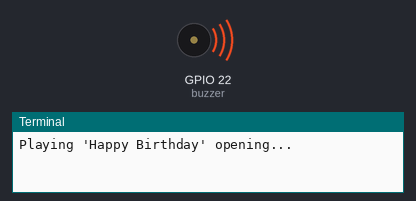
A program run on a simulated Raspberry Pi (BCM pin numbers). Parts: buzzer (waves = sounding), the last lines printed to the terminal. At 6.8 s the program stops and its outputs stay as they are.

Above: at 0.7 s.
At 6.8 s:
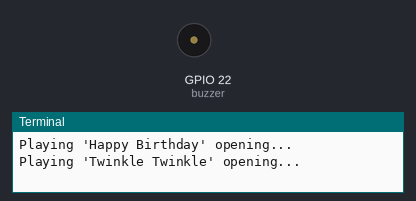
Timing chart, 0 to 8.3 s (numbered marks = the images above):
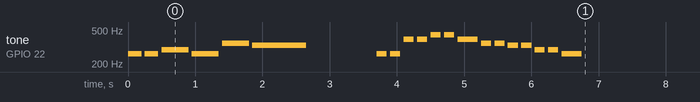

Measured:
- by itself, tone on GPIO 22 (buzzer): plays 262 Hz for 0.20 s, 262 Hz for 0.20 s, 294 Hz for 0.40 s, 262 Hz for 0.40 s, 349 Hz for 0.40 s, 330 Hz for 0.80 s … (20 notes in this stretch)

The program:

melody_template.py
```python
#!/usr/bin/env python3
"""
Template: Play Any Melody
A reusable template for creating and playing songs with passive buzzer
"""

from gpiozero import PWMOutputDevice
from time import sleep

# Create buzzer
buzzer = PWMOutputDevice(22)

def play_tone(frequency, duration):
    """Play a specific frequency for a duration"""
    if frequency > 0:
        buzzer.frequency = frequency
        buzzer.value = 0.5  # 50% duty cycle
        sleep(duration)
        buzzer.off()
    else:
        sleep(duration)  # Rest

def create_song(song_notes, tempo=0.4):
    """
    Play a song from note names
    song_notes: list of (note_name, duration) tuples
    """
    note_freq = {
        'C4': 262, 'D4': 294, 'E4': 330, 'F4': 349,
        'G4': 392, 'A4': 440, 'B4': 494, 'C5': 523,
        'REST': 0
    }

    for note, duration in song_notes:
        if note in note_freq:
            play_tone(note_freq[note], duration * tempo)
            sleep(0.05)

# Example: "Happy Birthday" opening
print("Playing 'Happy Birthday' opening...")
birthday = [
    ('C4', 0.5), ('C4', 0.5), ('D4', 1), ('C4', 1),
    ('F4', 1), ('E4', 2)
]
create_song(birthday)

sleep(1)

# Example: "Twinkle Twinkle Little Star" opening
print("Playing 'Twinkle Twinkle' opening...")
twinkle = [
    ('C4', 0.5), ('C4', 0.5), ('G4', 0.5), ('G4', 0.5),
    ('A4', 0.5), ('A4', 0.5), ('G4', 1),
    ('F4', 0.5), ('F4', 0.5), ('E4', 0.5), ('E4', 0.5),
    ('D4', 0.5), ('D4', 0.5), ('C4', 1)
]
create_song(twinkle, tempo=0.3)

print("Songs complete!")
buzzer.off()
```
